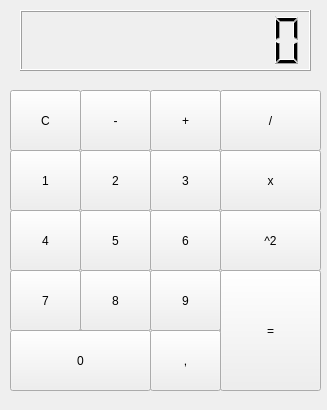
<?xml version="1.0" encoding="UTF-8"?>
<ui version="4.0">
 <class>Form</class>
 <widget class="QWidget" name="Form">
  <property name="geometry">
   <rect>
    <x>0</x>
    <y>0</y>
    <width>327</width>
    <height>410</height>
   </rect>
  </property>
  <property name="windowTitle">
   <string>Form</string>
  </property>
  <widget class="QLCDNumber" name="lcdNumber">
   <property name="geometry">
    <rect>
     <x>20</x>
     <y>10</y>
     <width>291</width>
     <height>61</height>
    </rect>
   </property>
   <property name="font">
    <font>
     <pointsize>8</pointsize>
    </font>
   </property>
   <property name="digitCount">
    <number>10</number>
   </property>
  </widget>
  <widget class="QPushButton" name="pbClear">
   <property name="geometry">
    <rect>
     <x>10</x>
     <y>90</y>
     <width>71</width>
     <height>61</height>
    </rect>
   </property>
   <property name="text">
    <string>C</string>
   </property>
  </widget>
  <widget class="QPushButton" name="pbSubt">
   <property name="geometry">
    <rect>
     <x>80</x>
     <y>90</y>
     <width>71</width>
     <height>61</height>
    </rect>
   </property>
   <property name="text">
    <string>-</string>
   </property>
  </widget>
  <widget class="QPushButton" name="pbAdd">
   <property name="geometry">
    <rect>
     <x>150</x>
     <y>90</y>
     <width>71</width>
     <height>61</height>
    </rect>
   </property>
   <property name="text">
    <string>+</string>
   </property>
  </widget>
  <widget class="QPushButton" name="pushButton_2">
   <property name="geometry">
    <rect>
     <x>80</x>
     <y>150</y>
     <width>71</width>
     <height>61</height>
    </rect>
   </property>
   <property name="text">
    <string>2</string>
   </property>
  </widget>
  <widget class="QPushButton" name="pushButton_3">
   <property name="geometry">
    <rect>
     <x>150</x>
     <y>150</y>
     <width>71</width>
     <height>61</height>
    </rect>
   </property>
   <property name="text">
    <string>3</string>
   </property>
  </widget>
  <widget class="QPushButton" name="pushButton_1">
   <property name="geometry">
    <rect>
     <x>10</x>
     <y>150</y>
     <width>71</width>
     <height>61</height>
    </rect>
   </property>
   <property name="text">
    <string>1</string>
   </property>
  </widget>
  <widget class="QPushButton" name="pushButton_6">
   <property name="geometry">
    <rect>
     <x>150</x>
     <y>210</y>
     <width>71</width>
     <height>61</height>
    </rect>
   </property>
   <property name="text">
    <string>6</string>
   </property>
  </widget>
  <widget class="QPushButton" name="pushButton_4">
   <property name="geometry">
    <rect>
     <x>10</x>
     <y>210</y>
     <width>71</width>
     <height>61</height>
    </rect>
   </property>
   <property name="text">
    <string>4</string>
   </property>
  </widget>
  <widget class="QPushButton" name="pushButton_5">
   <property name="geometry">
    <rect>
     <x>80</x>
     <y>210</y>
     <width>71</width>
     <height>61</height>
    </rect>
   </property>
   <property name="text">
    <string>5</string>
   </property>
  </widget>
  <widget class="QPushButton" name="pushButton_8">
   <property name="geometry">
    <rect>
     <x>80</x>
     <y>270</y>
     <width>71</width>
     <height>61</height>
    </rect>
   </property>
   <property name="text">
    <string>8</string>
   </property>
  </widget>
  <widget class="QPushButton" name="pushButton_9">
   <property name="geometry">
    <rect>
     <x>150</x>
     <y>270</y>
     <width>71</width>
     <height>61</height>
    </rect>
   </property>
   <property name="text">
    <string>9</string>
   </property>
  </widget>
  <widget class="QPushButton" name="pushButton_7">
   <property name="geometry">
    <rect>
     <x>10</x>
     <y>270</y>
     <width>71</width>
     <height>61</height>
    </rect>
   </property>
   <property name="text">
    <string>7</string>
   </property>
  </widget>
  <widget class="QPushButton" name="pbEqual">
   <property name="geometry">
    <rect>
     <x>220</x>
     <y>270</y>
     <width>101</width>
     <height>121</height>
    </rect>
   </property>
   <property name="text">
    <string>=</string>
   </property>
  </widget>
  <widget class="QPushButton" name="pbMult">
   <property name="geometry">
    <rect>
     <x>220</x>
     <y>150</y>
     <width>101</width>
     <height>61</height>
    </rect>
   </property>
   <property name="text">
    <string>x</string>
   </property>
  </widget>
  <widget class="QPushButton" name="pbPow2">
   <property name="geometry">
    <rect>
     <x>220</x>
     <y>210</y>
     <width>101</width>
     <height>61</height>
    </rect>
   </property>
   <property name="text">
    <string>^2</string>
   </property>
  </widget>
  <widget class="QPushButton" name="pbDiv">
   <property name="geometry">
    <rect>
     <x>220</x>
     <y>90</y>
     <width>101</width>
     <height>61</height>
    </rect>
   </property>
   <property name="text">
    <string>/</string>
   </property>
  </widget>
  <widget class="QPushButton" name="pushButton_0">
   <property name="geometry">
    <rect>
     <x>10</x>
     <y>330</y>
     <width>141</width>
     <height>61</height>
    </rect>
   </property>
   <property name="text">
    <string>0</string>
   </property>
  </widget>
  <widget class="QPushButton" name="pdDot">
   <property name="geometry">
    <rect>
     <x>150</x>
     <y>330</y>
     <width>71</width>
     <height>61</height>
    </rect>
   </property>
   <property name="text">
    <string>,</string>
   </property>
  </widget>
 </widget>
 <resources/>
 <connections/>
</ui>
